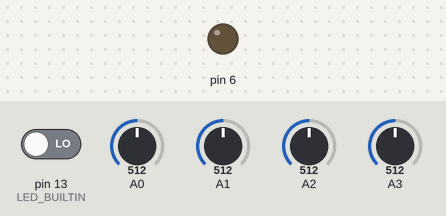
A sketch run on a simulated Arduino Uno, built with avr-gcc and run on an emulated ATmega328P. Shown: output pins drawn as LEDs (lit = HIGH). The inputs (shaded band) are chosen by the test bench; at power-on: pin 13 (LED_BUILTIN) LOW, A0 = 512, A1 = 512, A2 = 512, A3 = 512. Pins used as bus, display or sensor lines are not drawn; what the sketch prints to the serial monitor is not drawn.

Above: at 0.05 s.
At 4.25 s:
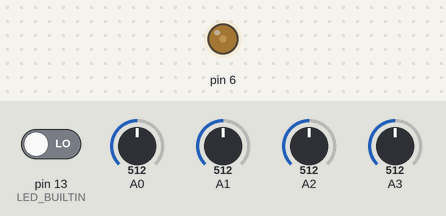
At 8.45 s:
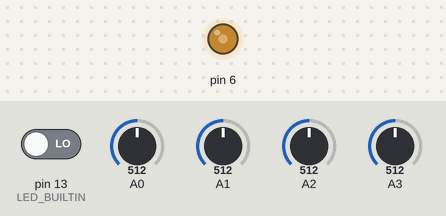
At 16.85 s:
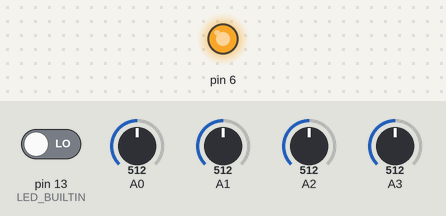
Timing chart, 0 to 22.0 s (numbered marks = the images above):
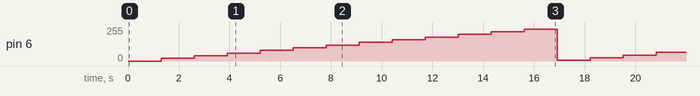

Measured:
- by itself, pin 6: ramps from 4/255 to 244/255 and jumps back, once every 16.9 s

The sketch:

self-test.ino
```cpp
#include <Arduino.h>

#define SWITCH 2

void setup() {
  Serial.begin(115200);

  // Pin initialisations
  // LED and switch
  pinMode(A0, INPUT);
  pinMode(A1, INPUT);
  pinMode(A2, INPUT);
  pinMode(A3, INPUT);
  pinMode(6, OUTPUT);
  digitalWrite(LED_BUILTIN, LOW);

  // Analog test input
  //pinMode(input, INPUT);

  Serial.println("Analog self test demo.");
}

byte i = 0;

// Run test when button pressed
void loop() {
  Serial.println(i);
  analogWrite(6, i);
  i += 20;
  delay(1000);
  Serial.print(analogRead(A0));
  delay(100);
  Serial.print(" ");
  Serial.print(analogRead(A1));
  delay(100);
  Serial.print(" ");
  Serial.print(analogRead(A2));
  delay(100);
  Serial.print(" ");
  Serial.println(analogRead(A3));

  // Digital crossover
  pinMode(LED_BUILTIN, OUTPUT);
  pinMode(12, INPUT);

  digitalWrite(LED_BUILTIN, HIGH);
  Serial.print(digitalRead(12));
  Serial.print(" ");
  digitalWrite(LED_BUILTIN, LOW);
  Serial.print(digitalRead(12));
  Serial.print(" ");

  pinMode(12, OUTPUT);
  pinMode(LED_BUILTIN, INPUT);

  digitalWrite(12, HIGH);
  Serial.print(digitalRead(LED_BUILTIN));
  Serial.print(" ");
  digitalWrite(12, LOW);
  Serial.println(digitalRead(LED_BUILTIN));

}
```
